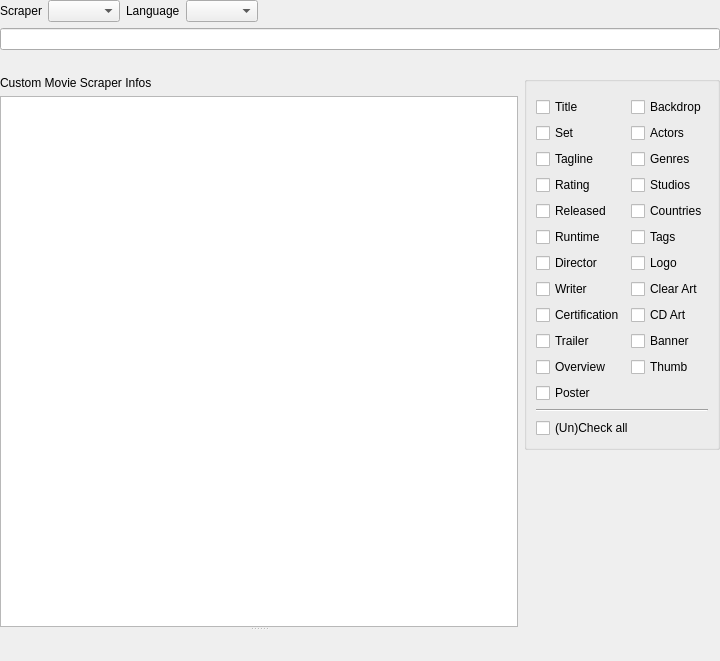
<?xml version="1.0" encoding="UTF-8"?>
<ui version="4.0">
 <class>MovieSearchWidget</class>
 <widget class="QWidget" name="MovieSearchWidget">
  <property name="geometry">
   <rect>
    <x>0</x>
    <y>0</y>
    <width>720</width>
    <height>661</height>
   </rect>
  </property>
  <layout class="QVBoxLayout" name="verticalLayout" stretch="0,0,0,1">
   <property name="leftMargin">
    <number>0</number>
   </property>
   <property name="topMargin">
    <number>0</number>
   </property>
   <property name="rightMargin">
    <number>0</number>
   </property>
   <property name="bottomMargin">
    <number>0</number>
   </property>
   <item>
    <layout class="QHBoxLayout" name="horizontalLayout_2">
     <item>
      <widget class="QLabel" name="lblScraper">
       <property name="text">
        <string>Scraper</string>
       </property>
      </widget>
     </item>
     <item>
      <widget class="QComboBox" name="comboScraper"/>
     </item>
     <item>
      <widget class="QLabel" name="lblLanguage">
       <property name="text">
        <string>Language</string>
       </property>
      </widget>
     </item>
     <item>
      <widget class="LanguageCombo" name="comboLanguage">
       <property name="sizeAdjustPolicy">
        <enum>QComboBox::SizeAdjustPolicy::AdjustToContents</enum>
       </property>
      </widget>
     </item>
     <item>
      <spacer name="horizontalSpacer_2">
       <property name="orientation">
        <enum>Qt::Horizontal</enum>
       </property>
       <property name="sizeHint" stdset="0">
        <size>
         <width>40</width>
         <height>20</height>
        </size>
       </property>
      </spacer>
     </item>
    </layout>
   </item>
   <item>
    <widget class="MyLineEdit" name="searchString">
     <property name="toolTip">
      <string>When using IMDb you can also use the IMDb id as search query.
If you want to search by an TMDb id please prefix it with &quot;id&quot;.</string>
     </property>
    </widget>
   </item>
   <item>
    <layout class="QHBoxLayout" name="horizontalLayout_4">
     <item>
      <widget class="QLabel" name="lblSuccessMessage">
       <property name="text">
        <string/>
       </property>
       <property name="textFormat">
        <enum>Qt::TextFormat::RichText</enum>
       </property>
       <property name="openExternalLinks">
        <bool>true</bool>
       </property>
      </widget>
     </item>
     <item>
      <widget class="QLabel" name="lblErrorMessage">
       <property name="text">
        <string notr="true"/>
       </property>
       <property name="textFormat">
        <enum>Qt::TextFormat::RichText</enum>
       </property>
       <property name="openExternalLinks">
        <bool>true</bool>
       </property>
      </widget>
     </item>
    </layout>
   </item>
   <item>
    <layout class="QHBoxLayout" name="horizontalLayout_3" stretch="1,0">
     <item>
      <layout class="QVBoxLayout" name="vboxResults">
       <item>
        <widget class="QLabel" name="lblCustomScraperInfo">
         <property name="text">
          <string notr="true">Custom Movie Scraper Infos</string>
         </property>
        </widget>
       </item>
       <item>
        <widget class="QSplitter" name="splitter">
         <property name="sizePolicy">
          <sizepolicy hsizetype="Preferred" vsizetype="Expanding">
           <horstretch>0</horstretch>
           <verstretch>1</verstretch>
          </sizepolicy>
         </property>
         <property name="orientation">
          <enum>Qt::Vertical</enum>
         </property>
         <property name="opaqueResize">
          <bool>false</bool>
         </property>
         <property name="childrenCollapsible">
          <bool>false</bool>
         </property>
         <widget class="QTableWidget" name="results">
          <property name="sizePolicy">
           <sizepolicy hsizetype="Expanding" vsizetype="Expanding">
            <horstretch>0</horstretch>
            <verstretch>1</verstretch>
           </sizepolicy>
          </property>
          <property name="editTriggers">
           <set>QAbstractItemView::EditTrigger::NoEditTriggers</set>
          </property>
          <property name="alternatingRowColors">
           <bool>true</bool>
          </property>
          <property name="selectionMode">
           <enum>QAbstractItemView::SelectionMode::SingleSelection</enum>
          </property>
          <property name="selectionBehavior">
           <enum>QAbstractItemView::SelectionBehavior::SelectRows</enum>
          </property>
          <property name="showGrid">
           <bool>false</bool>
          </property>
          <attribute name="horizontalHeaderVisible">
           <bool>false</bool>
          </attribute>
          <attribute name="horizontalHeaderStretchLastSection">
           <bool>true</bool>
          </attribute>
          <attribute name="verticalHeaderVisible">
           <bool>false</bool>
          </attribute>
          <column>
           <property name="text">
            <string>Result</string>
           </property>
          </column>
         </widget>
         <widget class="ScrapePreview" name="preview" native="true"/>
        </widget>
       </item>
      </layout>
     </item>
     <item>
      <layout class="QVBoxLayout" name="vboxDetails">
       <item>
        <widget class="QGroupBox" name="detailsGroupBox">
         <layout class="QVBoxLayout" name="verticalLayout_4">
          <item>
           <spacer name="verticalSpacer_2">
            <property name="orientation">
             <enum>Qt::Vertical</enum>
            </property>
            <property name="sizeType">
             <enum>QSizePolicy::Policy::Fixed</enum>
            </property>
            <property name="sizeHint" stdset="0">
             <size>
              <width>20</width>
              <height>6</height>
             </size>
            </property>
           </spacer>
          </item>
          <item>
           <layout class="QHBoxLayout" name="verticalLayout_41">
            <item>
             <layout class="QVBoxLayout" name="verticalLayout_42">
              <item>
               <widget class="MyCheckBox" name="chkTitle">
                <property name="text">
                 <string>Title</string>
                </property>
               </widget>
              </item>
              <item>
               <widget class="MyCheckBox" name="chkSet">
                <property name="text">
                 <string>Set</string>
                </property>
               </widget>
              </item>
              <item>
               <widget class="MyCheckBox" name="chkTagline">
                <property name="text">
                 <string>Tagline</string>
                </property>
               </widget>
              </item>
              <item>
               <widget class="MyCheckBox" name="chkRating">
                <property name="text">
                 <string>Rating</string>
                </property>
               </widget>
              </item>
              <item>
               <widget class="MyCheckBox" name="chkReleased">
                <property name="text">
                 <string>Released</string>
                </property>
               </widget>
              </item>
              <item>
               <widget class="MyCheckBox" name="chkRuntime">
                <property name="text">
                 <string>Runtime</string>
                </property>
               </widget>
              </item>
              <item>
               <widget class="MyCheckBox" name="chkDirector">
                <property name="text">
                 <string>Director</string>
                </property>
               </widget>
              </item>
              <item>
               <widget class="MyCheckBox" name="chkWriter">
                <property name="text">
                 <string>Writer</string>
                </property>
               </widget>
              </item>
              <item>
               <widget class="MyCheckBox" name="chkCertification">
                <property name="text">
                 <string>Certification</string>
                </property>
               </widget>
              </item>
              <item>
               <widget class="MyCheckBox" name="chkTrailer">
                <property name="text">
                 <string>Trailer</string>
                </property>
               </widget>
              </item>
              <item>
               <widget class="MyCheckBox" name="chkOverview">
                <property name="text">
                 <string>Overview</string>
                </property>
               </widget>
              </item>
              <item>
               <widget class="MyCheckBox" name="chkPoster">
                <property name="text">
                 <string>Poster</string>
                </property>
               </widget>
              </item>
              <item>
               <spacer name="verticalSpacer_31">
                <property name="orientation">
                 <enum>Qt::Vertical</enum>
                </property>
                <property name="sizeHint" stdset="0">
                 <size>
                  <width>20</width>
                  <height>0</height>
                 </size>
                </property>
               </spacer>
              </item>
             </layout>
            </item>
            <item>
             <layout class="QVBoxLayout" name="verticalLayout_43">
              <item>
               <widget class="MyCheckBox" name="chkBackdrop">
                <property name="text">
                 <string>Backdrop</string>
                </property>
               </widget>
              </item>
              <item>
               <widget class="MyCheckBox" name="chkActors">
                <property name="text">
                 <string>Actors</string>
                </property>
               </widget>
              </item>
              <item>
               <widget class="MyCheckBox" name="chkGenres">
                <property name="text">
                 <string>Genres</string>
                </property>
               </widget>
              </item>
              <item>
               <widget class="MyCheckBox" name="chkStudios">
                <property name="text">
                 <string>Studios</string>
                </property>
               </widget>
              </item>
              <item>
               <widget class="MyCheckBox" name="chkCountries">
                <property name="text">
                 <string>Countries</string>
                </property>
               </widget>
              </item>
              <item>
               <widget class="MyCheckBox" name="chkTags">
                <property name="text">
                 <string>Tags</string>
                </property>
               </widget>
              </item>
              <item>
               <widget class="MyCheckBox" name="chkLogo">
                <property name="text">
                 <string>Logo</string>
                </property>
               </widget>
              </item>
              <item>
               <widget class="MyCheckBox" name="chkClearArt">
                <property name="text">
                 <string>Clear Art</string>
                </property>
               </widget>
              </item>
              <item>
               <widget class="MyCheckBox" name="chkCdArt">
                <property name="text">
                 <string>CD Art</string>
                </property>
               </widget>
              </item>
              <item>
               <widget class="MyCheckBox" name="chkBanner">
                <property name="text">
                 <string>Banner</string>
                </property>
               </widget>
              </item>
              <item>
               <widget class="MyCheckBox" name="chkThumb">
                <property name="text">
                 <string>Thumb</string>
                </property>
               </widget>
              </item>
              <item>
               <spacer name="verticalSpacer_32">
                <property name="orientation">
                 <enum>Qt::Vertical</enum>
                </property>
                <property name="sizeHint" stdset="0">
                 <size>
                  <width>20</width>
                  <height>0</height>
                 </size>
                </property>
               </spacer>
              </item>
             </layout>
            </item>
           </layout>
          </item>
          <item>
           <widget class="Line" name="line">
            <property name="orientation">
             <enum>Qt::Horizontal</enum>
            </property>
           </widget>
          </item>
          <item>
           <widget class="QCheckBox" name="chkUnCheckAll">
            <property name="text">
             <string>(Un)Check all</string>
            </property>
           </widget>
          </item>
         </layout>
        </widget>
       </item>
       <item>
        <spacer name="verticalSpacer">
         <property name="orientation">
          <enum>Qt::Vertical</enum>
         </property>
         <property name="sizeHint" stdset="0">
          <size>
           <width>20</width>
           <height>40</height>
          </size>
         </property>
        </spacer>
       </item>
      </layout>
     </item>
    </layout>
   </item>
  </layout>
 </widget>
 <customwidgets>
  <customwidget>
   <class>MyCheckBox</class>
   <extends>QCheckBox</extends>
   <header location="global">ui/small_widgets/MyCheckBox.h</header>
  </customwidget>
  <customwidget>
   <class>MyLineEdit</class>
   <extends>QLineEdit</extends>
   <header>ui/small_widgets/MyLineEdit.h</header>
  </customwidget>
  <customwidget>
   <class>LanguageCombo</class>
   <extends>QComboBox</extends>
   <header location="global">ui/small_widgets/LanguageCombo.h</header>
  </customwidget>
  <customwidget>
   <class>ScrapePreview</class>
   <extends>QWidget</extends>
   <header>ui/small_widgets/ScrapePreview.h</header>
   <container>1</container>
  </customwidget>
 </customwidgets>
 <resources/>
 <connections/>
</ui>
